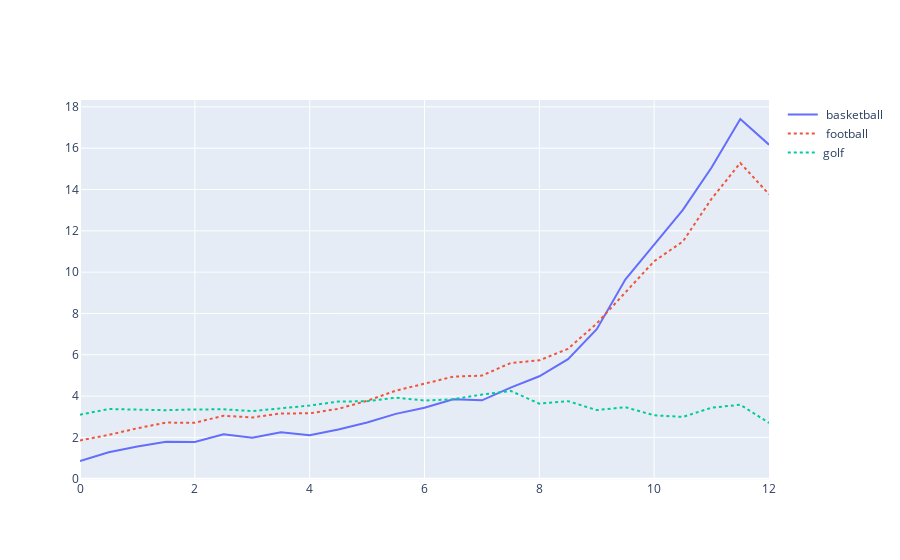

The notebook cell saved with this chart:
### Markdown cell above
top results:

```


Tokenized prompt: ['<|endoftext|>', ' 1', ' 2', ' 3', ' +', ' 45', ' 6', '=']
Tokenized answer: [' 5', '79']
Performance on answer token:
Rank: 2        Logit: 11.92 Prob:  1.28% Token: | 5|
Top 0th token. Logit: 12.34 Prob:  1.94% Token: | 1|
Performance on answer token:
Rank: 309      Logit:  6.43 Prob:  0.03% Token: |79|
Top 0th token. Logit: 12.09 Prob:  9.01% Token: |
|
Ranks of the answer tokens: [(' 5', 2), ('79', 309)]

Tokenized prompt: ['<|endoftext|>', ' 12', ' 3', ' +', ' 4', ' 5', ' 6', '=']
Tokenized answer: [' 5', '79']
Performance on answer token:
Rank: 3        Logit: 11.82 Prob:  2.44% Token: | 5|
Top 0th token. Logit: 12.56 Prob:  5.13% Token: |
|
Performance on answer token:
Rank: 1747     Logit:  4.54 Prob:  0.00% Token: |79|
Top 0th token. Logit: 12.84 Prob:  9.16% Token: |
|
Ranks of the answer tokens: [(' 5', 3), ('79', 1747)]

Tokenized prompt: ['<|endoftext|>', '1', ' 2', ' 3', ' +', ' 45', ' 6', '=']
Tokenized answer: [' 5', '79']
Performance on answer token:
Rank: 3        Logit: 11.91 Prob:  1.23% Token: | 5|
Top 0th token. Logit: 12.24 Prob:  1.71% Token: | 1|
Performance on answer token:
Rank: 283      Logit:  6.63 Prob:  0.04% Token: |79|
Top 0th token. Logit: 12.05 Prob:  8.38% Token: |
|
Ranks of the answer tokens: [(' 5', 3), ('79', 283)]

```

### Code cell
# @title acceptable token on the answers "579" and some wrong answer tokens

# ['<|endoftext|>', ' 1', ' 2', ' 3', ' +', ' 45', ' 6', '=']
# input_token = " 1 2 3 + 45 6="
# answer_token = " 579"
# right_token_strs = ['5', '57', '579', ' 5', ' 57']
# wrong_token_strs = ['1', ' 1', '12', ' 7']


# ===========
"""
Tokenized prompt: ['<|endoftext|>', 'Michael', ' Jordan', ' plays', ' the', ' sport', ' of']
Tokenized answer: [' basketball']
Performance on answer token:
Rank: 0        Logit: 16.17 Prob: 50.01% Token: | basketball|
Top 0th token. Logit: 16.17 Prob: 50.01% Token: | basketball|
Top 1th token. Logit: 13.77 Prob:  4.53% Token: | football|
Top 2th token. Logit: 13.72 Prob:  4.30% Token: | golf|
Top 3th token. Logit: 13.08 Prob:  2.27% Token: | tennis|
Top 4th token. Logit: 12.90 Prob:  1.90% Token: | soccer|
Top 5th token. Logit: 12.89 Prob:  1.87% Token: | hockey|
Top 6th token. Logit: 12.55 Prob:  1.33% Token: | boxing|
Top 7th token. Logit: 12.38 Prob:  1.13% Token: | sports|
Top 8th token. Logit: 12.24 Prob:  0.98% Token: | the|
Top 9th token. Logit: 12.16 Prob:  0.90% Token: | baseball|
Ranks of the answer tokens: [(' basketball', 0)]
"""
input_token = "Michael Jordan plays the sport of"
answer_token = " basketball"
right_token_strs = [' basketball']
wrong_token_strs = [' football', 'golf']
# ===========

output_logit, cache = model.run_with_cache(input_token)
print(f'{output_logit.shape=}')

right_tokens = []
wrong_tokens = []
for out_token_array, token_strs in [(right_tokens, right_token_strs), (wrong_tokens, wrong_token_strs)]:
    for token_str in token_strs:
        print(
            f'|{token_str}| \t token: {model.to_tokens(token_str, prepend_bos=False)[0][0]} \t logit: {output_logit[0, -1, model.to_tokens(token_str, prepend_bos=False)[0]]}')
        out_token_array.append(model.to_tokens(token_str, prepend_bos=False)[0][0])

accumulated_residual, labels = cache.accumulated_resid(
    layer=-1, incl_mid=True, pos_slice=-1, return_labels=True, apply_ln=True
)
accumulated_residual_logits = accumulated_residual @ model.unembed.W_U + model.unembed.b_U
fig = go.Figure()
for token_str, t in zip(right_token_strs, right_tokens):
    fig.add_trace(go.Scatter(
        x=np.arange(model.cfg.n_layers * 2 + 1) / 2,
        y=utils.to_numpy(accumulated_residual_logits[:, 0, t]),
        text=labels,
        name=token_str,
        # line=dict(
        #     color='blue',
        #     # dash ='dot',
        #     # width=3.5,
        # )
    ))
for token_str, t in zip(wrong_token_strs, wrong_tokens):
    fig.add_trace(go.Scatter(
        x=np.arange(model.cfg.n_layers * 2 + 1) / 2,
        y=utils.to_numpy(accumulated_residual_logits[:, 0, t]),
        text=labels,
        name=token_str,
        # color='royalblue',
        line=dict(
            # color='red',
            dash='dot',
            # width=3.5,
        )
    ))
fig.show()

### Figure 1 — Plotly figure (JSON) as saved in the notebook; plotly's stock layout.template omitted (floating-point values rounded to 4 significant figures)
{"data": [{"name": " basketball", "text": ["0_pre", "0_mid", "1_pre", "1_mid", "2_pre", "2_mid", "3_pre", "3_mid", "4_pre", "4_mid", "5_pre", "5_mid", "6_pre", "6_mid", "7_pre", "7_mid", "8_pre", "8_mid", "9_pre", "9_mid", "10_pre", "10_mid", "11_pre", "11_mid", "final_post"], "type": "scatter", "x": [0, 0.5, 1, 1.5, 2, 2.5, 3, 3.5, 4, 4.5, 5, 5.5, 6, 6.5, 7, 7.5, 8, 8.5, 9, 9.5, 10, 10.5, 11, 11.5, 12], "y": [0.8571, 1.277, 1.562, 1.786, 1.777, 2.155, 1.982, 2.248, 2.101, 2.378, 2.72, 3.138, 3.437, 3.843, 3.796, 4.41, 4.958, 5.79, 7.236, 9.653, 11.33, 13.01, 15.06, 17.41, 16.17]}, {"line": {"dash": "dot"}, "name": " football", "text": ["0_pre", "0_mid", "1_pre", "1_mid", "2_pre", "2_mid", "3_pre", "3_mid", "4_pre", "4_mid", "5_pre", "5_mid", "6_pre", "6_mid", "7_pre", "7_mid", "8_pre", "8_mid", "9_pre", "9_mid", "10_pre", "10_mid", "11_pre", "11_mid", "final_post"], "type": "scatter", "x": [0, 0.5, 1, 1.5, 2, 2.5, 3, 3.5, 4, 4.5, 5, 5.5, 6, 6.5, 7, 7.5, 8, 8.5, 9, 9.5, 10, 10.5, 11, 11.5, 12], "y": [1.854, 2.121, 2.443, 2.717, 2.709, 3.049, 2.966, 3.16, 3.166, 3.385, 3.771, 4.264, 4.601, 4.94, 4.992, 5.6, 5.73, 6.288, 7.516, 9.003, 10.53, 11.49, 13.55, 15.29, 13.77]}, {"line": {"dash": "dot"}, "name": "golf", "text": ["0_pre", "0_mid", "1_pre", "1_mid", "2_pre", "2_mid", "3_pre", "3_mid", "4_pre", "4_mid", "5_pre", "5_mid", "6_pre", "6_mid", "7_pre", "7_mid", "8_pre", "8_mid", "9_pre", "9_mid", "10_pre", "10_mid", "11_pre", "11_mid", "final_post"], "type": "scatter", "x": [0, 0.5, 1, 1.5, 2, 2.5, 3, 3.5, 4, 4.5, 5, 5.5, 6, 6.5, 7, 7.5, 8, 8.5, 9, 9.5, 10, 10.5, 11, 11.5, 12], "y": [3.101, 3.373, 3.344, 3.317, 3.354, 3.358, 3.275, 3.392, 3.541, 3.734, 3.752, 3.922, 3.786, 3.846, 4.072, 4.251, 3.634, 3.755, 3.323, 3.462, 3.069, 2.993, 3.437, 3.581, 2.702]}], "layout": {}}
